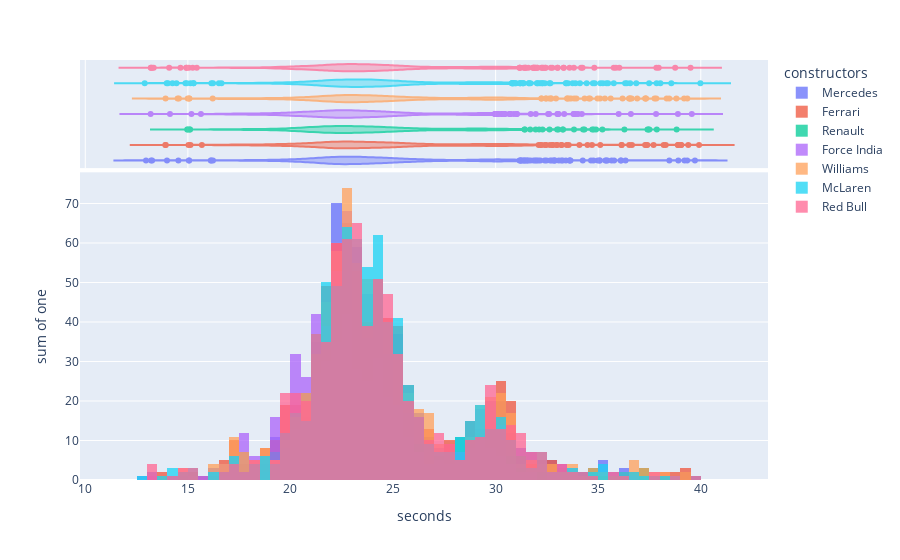

Notebook source saved alongside this figure:
### Code cell
fig = px.histogram(best_team_pit_stop, x="seconds", y="one", color="constructors",
                   marginal='violin',#, rug
                   hover_data=best_team_pit_stop.columns)
fig.update_layout(barmode='overlay')
fig.update_traces(opacity=0.75)
fig.show()

### Figure 1 — Plotly figure (JSON) as saved in the notebook; plotly's stock layout.template omitted (floating-point values rounded to 4 significant figures; data arrays with more than 128 entries replaced by an {"elided": "..."} marker saying what was removed)
{"data": [{"alignmentgroup": "True", "bingroup": "x", "histfunc": "sum", "hovertemplate": "constructors=Mercedes<br>seconds=%{x}<br>sum of one=%{y}<extra></extra>", "legendgroup": "Mercedes", "marker": {"color": "#636efa", "pattern": {"shape": ""}}, "name": "Mercedes", "offsetgroup": "Mercedes", "opacity": 0.75, "orientation": "v", "showlegend": true, "type": "histogram", "x": {"elided": "697 float values"}, "xaxis": "x", "y": {"elided": "697 int values"}, "yaxis": "y"}, {"alignmentgroup": "True", "customdata": {"elided": "697x9 mixed values"}, "hovertemplate": "constructors=%{customdata[7]}<br>seconds=%{x}<br>raceId=%{customdata[0]}<br>driverId=%{customdata[1]}<br>stop=%{customdata[2]}<br>lap=%{customdata[3]}<br>time=%{customdata[4]}<br>duration=%{customdata[5]}<br>milliseconds=%{customdata[6]}<br>points=%{customdata[8]}<extra></extra>", "legendgroup": "Mercedes", "marker": {"color": "#636efa"}, "name": "Mercedes", "offsetgroup": "Mercedes", "opacity": 0.75, "scalegroup": "x", "showlegend": false, "type": "violin", "x": {"elided": "697 float values"}, "xaxis": "x2", "yaxis": "y2"}, {"alignmentgroup": "True", "bingroup": "x", "histfunc": "sum", "hovertemplate": "constructors=Ferrari<br>seconds=%{x}<br>sum of one=%{y}<extra></extra>", "legendgroup": "Ferrari", "marker": {"color": "#EF553B", "pattern": {"shape": ""}}, "name": "Ferrari", "offsetgroup": "Ferrari", "opacity": 0.75, "orientation": "v", "showlegend": true, "type": "histogram", "x": {"elided": "731 float values"}, "xaxis": "x", "y": {"elided": "731 int values"}, "yaxis": "y"}, {"alignmentgroup": "True", "customdata": {"elided": "731x9 mixed values"}, "hovertemplate": "constructors=%{customdata[7]}<br>seconds=%{x}<br>raceId=%{customdata[0]}<br>driverId=%{customdata[1]}<br>stop=%{customdata[2]}<br>lap=%{customdata[3]}<br>time=%{customdata[4]}<br>duration=%{customdata[5]}<br>milliseconds=%{customdata[6]}<br>points=%{customdata[8]}<extra></extra>", "legendgroup": "Ferrari", "marker": {"color": "#EF553B"}, "name": "Ferrari", "offsetgroup": "Ferrari", "opacity": 0.75, "scalegroup": "x", "showlegend": false, "type": "violin", "x": {"elided": "731 float values"}, "xaxis": "x2", "yaxis": "y2"}, {"alignmentgroup": "True", "bingroup": "x", "histfunc": "sum", "hovertemplate": "constructors=Renault<br>seconds=%{x}<br>sum of one=%{y}<extra></extra>", "legendgroup": "Renault", "marker": {"color": "#00cc96", "pattern": {"shape": ""}}, "name": "Renault", "offsetgroup": "Renault", "opacity": 0.75, "orientation": "v", "showlegend": true, "type": "histogram", "x": {"elided": "435 float values"}, "xaxis": "x", "y": {"elided": "435 int values"}, "yaxis": "y"}, {"alignmentgroup": "True", "customdata": {"elided": "435x9 mixed values"}, "hovertemplate": "constructors=%{customdata[7]}<br>seconds=%{x}<br>raceId=%{customdata[0]}<br>driverId=%{customdata[1]}<br>stop=%{customdata[2]}<br>lap=%{customdata[3]}<br>time=%{customdata[4]}<br>duration=%{customdata[5]}<br>milliseconds=%{customdata[6]}<br>points=%{customdata[8]}<extra></extra>", "legendgroup": "Renault", "marker": {"color": "#00cc96"}, "name": "Renault", "offsetgroup": "Renault", "opacity": 0.75, "scalegroup": "x", "showlegend": false, "type": "violin", "x": {"elided": "435 float values"}, "xaxis": "x2", "yaxis": "y2"}, {"alignmentgroup": "True", "bingroup": "x", "histfunc": "sum", "hovertemplate": "constructors=Force India<br>seconds=%{x}<br>sum of one=%{y}<extra></extra>", "legendgroup": "Force India", "marker": {"color": "#ab63fa", "pattern": {"shape": ""}}, "name": "Force India", "offsetgroup": "Force India", "opacity": 0.75, "orientation": "v", "showlegend": true, "type": "histogram", "x": {"elided": "628 float values"}, "xaxis": "x", "y": {"elided": "628 int values"}, "yaxis": "y"}, {"alignmentgroup": "True", "customdata": {"elided": "628x9 mixed values"}, "hovertemplate": "constructors=%{customdata[7]}<br>seconds=%{x}<br>raceId=%{customdata[0]}<br>driverId=%{customdata[1]}<br>stop=%{customdata[2]}<br>lap=%{customdata[3]}<br>time=%{customdata[4]}<br>duration=%{customdata[5]}<br>milliseconds=%{customdata[6]}<br>points=%{customdata[8]}<extra></extra>", "legendgroup": "Force India", "marker": {"color": "#ab63fa"}, "name": "Force India", "offsetgroup": "Force India", "opacity": 0.75, "scalegroup": "x", "showlegend": false, "type": "violin", "x": {"elided": "628 float values"}, "xaxis": "x2", "yaxis": "y2"}, {"alignmentgroup": "True", "bingroup": "x", "histfunc": "sum", "hovertemplate": "constructors=Williams<br>seconds=%{x}<br>sum of one=%{y}<extra></extra>", "legendgroup": "Williams", "marker": {"color": "#FFA15A", "pattern": {"shape": ""}}, "name": "Williams", "offsetgroup": "Williams", "opacity": 0.75, "orientation": "v", "showlegend": true, "type": "histogram", "x": {"elided": "750 float values"}, "xaxis": "x", "y": {"elided": "750 int values"}, "yaxis": "y"}, {"alignmentgroup": "True", "customdata": {"elided": "750x9 mixed values"}, "hovertemplate": "constructors=%{customdata[7]}<br>seconds=%{x}<br>raceId=%{customdata[0]}<br>driverId=%{customdata[1]}<br>stop=%{customdata[2]}<br>lap=%{customdata[3]}<br>time=%{customdata[4]}<br>duration=%{customdata[5]}<br>milliseconds=%{customdata[6]}<br>points=%{customdata[8]}<extra></extra>", "legendgroup": "Williams", "marker": {"color": "#FFA15A"}, "name": "Williams", "offsetgroup": "Williams", "opacity": 0.75, "scalegroup": "x", "showlegend": false, "type": "violin", "x": {"elided": "750 float values"}, "xaxis": "x2", "yaxis": "y2"}, {"alignmentgroup": "True", "bingroup": "x", "histfunc": "sum", "hovertemplate": "constructors=McLaren<br>seconds=%{x}<br>sum of one=%{y}<extra></extra>", "legendgroup": "McLaren", "marker": {"color": "#19d3f3", "pattern": {"shape": ""}}, "name": "McLaren", "offsetgroup": "McLaren", "opacity": 0.75, "orientation": "v", "showlegend": true, "type": "histogram", "x": {"elided": "726 float values"}, "xaxis": "x", "y": {"elided": "726 int values"}, "yaxis": "y"}, {"alignmentgroup": "True", "customdata": {"elided": "726x9 mixed values"}, "hovertemplate": "constructors=%{customdata[7]}<br>seconds=%{x}<br>raceId=%{customdata[0]}<br>driverId=%{customdata[1]}<br>stop=%{customdata[2]}<br>lap=%{customdata[3]}<br>time=%{customdata[4]}<br>duration=%{customdata[5]}<br>milliseconds=%{customdata[6]}<br>points=%{customdata[8]}<extra></extra>", "legendgroup": "McLaren", "marker": {"color": "#19d3f3"}, "name": "McLaren", "offsetgroup": "McLaren", "opacity": 0.75, "scalegroup": "x", "showlegend": false, "type": "violin", "x": {"elided": "726 float values"}, "xaxis": "x2", "yaxis": "y2"}, {"alignmentgroup": "True", "bingroup": "x", "histfunc": "sum", "hovertemplate": "constructors=Red Bull<br>seconds=%{x}<br>sum of one=%{y}<extra></extra>", "legendgroup": "Red Bull", "marker": {"color": "#FF6692", "pattern": {"shape": ""}}, "name": "Red Bull", "offsetgroup": "Red Bull", "opacity": 0.75, "orientation": "v", "showlegend": true, "type": "histogram", "x": {"elided": "708 float values"}, "xaxis": "x", "y": {"elided": "708 int values"}, "yaxis": "y"}, {"alignmentgroup": "True", "customdata": {"elided": "708x9 mixed values"}, "hovertemplate": "constructors=%{customdata[7]}<br>seconds=%{x}<br>raceId=%{customdata[0]}<br>driverId=%{customdata[1]}<br>stop=%{customdata[2]}<br>lap=%{customdata[3]}<br>time=%{customdata[4]}<br>duration=%{customdata[5]}<br>milliseconds=%{customdata[6]}<br>points=%{customdata[8]}<extra></extra>", "legendgroup": "Red Bull", "marker": {"color": "#FF6692"}, "name": "Red Bull", "offsetgroup": "Red Bull", "opacity": 0.75, "scalegroup": "x", "showlegend": false, "type": "violin", "x": {"elided": "708 float values"}, "xaxis": "x2", "yaxis": "y2"}], "layout": {"barmode": "overlay", "legend": {"title": {"text": "constructors"}, "tracegroupgap": 0}, "margin": {"t": 60}, "xaxis": {"anchor": "y", "domain": [0, 1], "title": {"text": "seconds"}}, "xaxis2": {"anchor": "y2", "domain": [0, 1], "matches": "x", "showgrid": true, "showticklabels": false}, "yaxis": {"anchor": "x", "domain": [0, 0.7326], "title": {"text": "sum of one"}}, "yaxis2": {"anchor": "x2", "domain": [0.7426, 1], "matches": "y2", "showgrid": false, "showline": false, "showticklabels": false, "ticks": ""}}}
